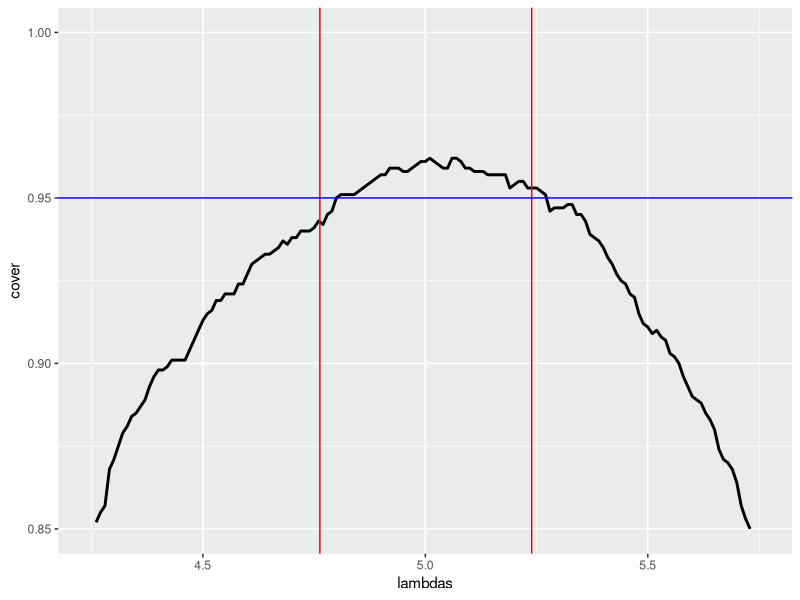

Source code (R):
# ```{r, echo=TRUE, message=FALSE, cache=FALSE}
# require(gdata)
require(ggplot2)
# require(lattice)
require(knitr)
# require(plyr)
# require(reshape2)
require(xtable)

set.seed(987654)
opts_chunk$set(echo=TRUE, fig.align='center', message=FALSE, cache=TRUE)
# ```

# ```{r}
lambda <- 0.2
s <- 40
n <- 1000

dist <- matrix(rexp(s*n, rate=lambda), ncol=s, nrow=n)
distMean <- rowMeans(dist)
summary(distMean)
# ```

centerCalculated <- mean(distMean)
centerTheoretical <- 1/lambda

sdTheoretical <- (1/lambda)*(1/sqrt(s)); sdCalculated <- sd(distMean);
varTheoretical <- sdTheoretical^2; varCalculated <- sdCalculated^2;

# pl <- ggplot(data=data.frame(distMean), aes(x=distMean)) +
#   geom_histogram(binwidth=0.25, colour='white') + 
#   ggtitle('Frequency of Distribution Means') + 
#   xlab('Distribution Mean') + 
#   scale_x_continuous(breaks = round(seq(min(distMean), max(distMean), by = 0.5),1)) + 
#   geom_vline(xintercept=centerCalculated, colour='green', size=1) + 
#   ylab('Frequency') +
#   theme(axis.text=element_text(size=12),
#         axis.title=element_text(size=14))
# print(pl)

calcCover <- function(x) {
  offset <-  (1.96 * sqrt(1/lambda**2/s));
  ll <- distMean - offset; ul <- distMean + offset;
  mean(ll < x & ul > x)
}
lambdas <- seq(4.25, 5.75, by=0.01)
cover <- sapply(lambdas, calcCover)
vBounds <- centerCalculated + (c(-1,1) * 1.96 * sdCalculated/sqrt(s))

pl <- ggplot(data.frame(lambdas, cover), aes(x = lambdas, y = cover)) + 
  geom_line(size = 1) + 
  geom_vline(xintercept=vBounds, col="red") +
  geom_hline(yintercept = 0.95, col="blue") + 
  ylim(.85, 1.0)

print(pl)
  